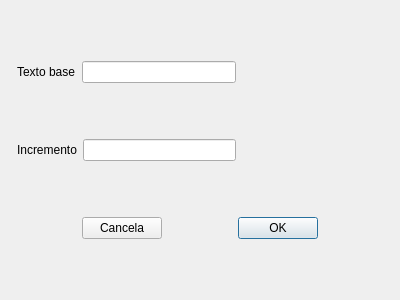
<?xml version="1.0" encoding="UTF-8"?>
<ui version="4.0">
 <class>TextValueGeneratorDefinition</class>
 <widget class="QDialog" name="TextValueGeneratorDefinition">
  <property name="geometry">
   <rect>
    <x>0</x>
    <y>0</y>
    <width>400</width>
    <height>300</height>
   </rect>
  </property>
  <property name="windowTitle">
   <string>Parâmetros para Gerador de Texto</string>
  </property>
  <property name="windowIcon">
   <iconset resource="../../resources/capemisa.qrc">
    <normaloff>:/capemisa_pequeno.png</normaloff>:/capemisa_pequeno.png</iconset>
  </property>
  <layout class="QVBoxLayout" name="verticalLayout">
   <item>
    <layout class="QHBoxLayout" name="horizontalLayout">
     <property name="leftMargin">
      <number>6</number>
     </property>
     <item>
      <widget class="QLabel" name="lblBaseText">
       <property name="text">
        <string>Texto base</string>
       </property>
      </widget>
     </item>
     <item>
      <widget class="QLineEdit" name="txtBaseText"/>
     </item>
     <item>
      <spacer name="horizontalSpacer_4">
       <property name="orientation">
        <enum>Qt::Horizontal</enum>
       </property>
       <property name="sizeHint" stdset="0">
        <size>
         <width>40</width>
         <height>20</height>
        </size>
       </property>
      </spacer>
     </item>
    </layout>
   </item>
   <item>
    <layout class="QHBoxLayout" name="horizontalLayout_3">
     <property name="leftMargin">
      <number>6</number>
     </property>
     <item>
      <widget class="QLabel" name="lblIncrement">
       <property name="text">
        <string>Incremento</string>
       </property>
      </widget>
     </item>
     <item>
      <widget class="QLineEdit" name="txtIncrement"/>
     </item>
     <item>
      <spacer name="horizontalSpacer_6">
       <property name="orientation">
        <enum>Qt::Horizontal</enum>
       </property>
       <property name="sizeHint" stdset="0">
        <size>
         <width>40</width>
         <height>20</height>
        </size>
       </property>
      </spacer>
     </item>
    </layout>
   </item>
   <item>
    <layout class="QHBoxLayout" name="horizontalLayout_4">
     <item>
      <spacer name="horizontalSpacer">
       <property name="orientation">
        <enum>Qt::Horizontal</enum>
       </property>
       <property name="sizeHint" stdset="0">
        <size>
         <width>40</width>
         <height>20</height>
        </size>
       </property>
      </spacer>
     </item>
     <item>
      <widget class="QPushButton" name="btnCancela">
       <property name="text">
        <string>Cancela</string>
       </property>
      </widget>
     </item>
     <item>
      <spacer name="horizontalSpacer_2">
       <property name="orientation">
        <enum>Qt::Horizontal</enum>
       </property>
       <property name="sizeHint" stdset="0">
        <size>
         <width>40</width>
         <height>20</height>
        </size>
       </property>
      </spacer>
     </item>
     <item>
      <widget class="QPushButton" name="btnOk">
       <property name="text">
        <string>OK</string>
       </property>
       <property name="default">
        <bool>true</bool>
       </property>
      </widget>
     </item>
     <item>
      <spacer name="horizontalSpacer_3">
       <property name="orientation">
        <enum>Qt::Horizontal</enum>
       </property>
       <property name="sizeHint" stdset="0">
        <size>
         <width>40</width>
         <height>20</height>
        </size>
       </property>
      </spacer>
     </item>
    </layout>
   </item>
  </layout>
 </widget>
 <resources>
  <include location="../../resources/capemisa.qrc"/>
 </resources>
 <connections/>
</ui>
